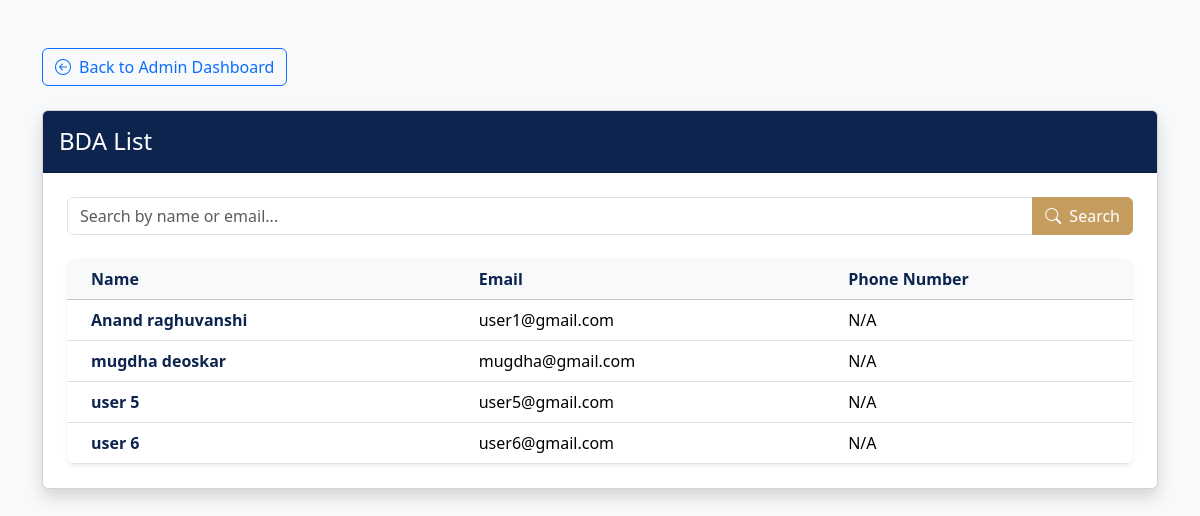
Screenshot of /viewBDAs/ (signed in) with the database file from the repository.
### salesmanPanel/models.py (models this page shows, shortened)
class CustomUser(AbstractUser):
    phone = models.CharField(max_length=15)
    address = models.TextField(blank=True)
    region = models.CharField(max_length=100)
    is_approved = models.BooleanField(default=False)

### salesmanPanel/views.py (the view)
# urls.py: path('viewBDAs/', views.viewBDAs, name='viewBDAs'),
def viewBDAs(request):
    if not request.user.is_superuser:
        return redirect('salesmanDashboard')
    search_query = request.GET.get('q', None)
    bda_queryset = CustomUser.objects.filter(
        is_superuser=False,
        is_approved=True
    )
    if search_query:
        bda_queryset = bda_queryset.filter(
            Q(first_name__icontains=search_query) |
            Q(last_name__icontains=search_query) |
            Q(email__icontains=search_query)
        )
    bda_data = bda_queryset.order_by('first_name')
    context = {
        'bda_list': bda_data,
        'page_title': 'BDA Management',
        'search_query': search_query,  # ✅ Pass the query back to the template
    }
    return render(request, 'salesmanPortal/viewBDAs.html', context)

### templates/salesmanPortal/viewBDAs.html (shortened to what this page needs)
<!DOCTYPE html>
<html lang="en">
<head>
    <link href="https://cdn.jsdelivr.net/npm/bootstrap@5.3.3/dist/css/bootstrap.min.css" rel="stylesheet">
    <link rel="stylesheet" href="https://cdn.jsdelivr.net/npm/bootstrap-icons@1.11.3/font/bootstrap-icons.min.css">
</head>
<body>
    <div class="main-container">
        <div class="container py-5">
            <div class="mb-4">
                <a href="{% url 'viewCategory' %}" class="btn btn-outline-primary">
                    <i class="bi bi-arrow-left-circle me-2"></i>Back to Admin Dashboard
                </a>
            </div>
            <div class="card shadow">
                <div class="card-header bg-custom-theme py-3">
                    <div class="d-flex justify-content-between align-items-center">
                        <h1 class="h4 mb-0">BDA List</h1>
                    </div>
                </div>
                <div class="card-body p-4">
                    <form method="GET" action="{% url 'viewBDAs' %}" class="search-form">
                        <div class="input-group">
                            <input type="text"
                                   name="q"
                                   class="form-control"
                                   placeholder="Search by name or email..."
                                   value="{{ search_query|default:'' }}">
                            <button class="btn btn-custom-gold" type="submit">
                                <i class="bi bi-search me-2"></i>Search
                            </button>
                        </div>
                    </form>
                    <div class="table-container">
                        <div class="table-responsive">
                            <table class="table table-hover align-middle mb-0">
                                <thead class="table-light">
                                    <tr>
                                        <th class="ps-4">Name</th>
                                        <th>Email</th>
                                        <th>Phone Number</th>
                                    </tr>
                                </thead>
                                <tbody>
                                    {% for bda in bda_list %}
                                    <tr class="clickable-row" data-href="{% url 'viewSalesman' bda.email %}">
                                        <td class="fw-bold ps-4">
                                            <a href="{% url 'viewSalesman' bda.email %}">
                                                {{ bda.first_name }} {{ bda.last_name }}
                                            </a>
                                        </td>
                                        <td>{{ bda.email }}</td>
                                        <td>{{ bda.phone_number|default:"N/A" }}</td>
                                    </tr>
                                    {% endfor %}
                                </tbody>
                            </table>
                        </div>
                    </div>
                </div>
            </div>
        </div>
    </div>
</body>
</html>

### templates/salesmanPortal/viewBDAs.html (style rules this page uses)
:root { --dark-blue: #0d244f; --golden: #c59d5f; --light-gold: #f5eeda; }
body { background-color: #f8f9fa; font-family: 'Segoe UI', Tahoma, Geneva, Verdana, sans-serif; }
.card-header.bg-custom-theme { background-color: var(--dark-blue); color: white; }
.btn-custom-gold { background-color: var(--golden); border-color: var(--golden); color: white; }
.clickable-row { cursor: pointer; }
.table th { font-weight: 600; color: var(--dark-blue); }
.fw-bold a { color: var(--dark-blue) !important; text-decoration: none; }
.main-container { max-width: 1200px; margin: 0 auto; }
.search-form { margin-bottom: 1.5rem; }
.table-container { border-radius: 0.5rem; overflow: hidden; box-shadow: 0 0.125rem 0.25rem rgba(0, 0, 0, 0.075); }

### rows the page displays
CustomUser: first_name "Anand", last_name "raghuvanshi", email "user1@gmail.com", phone_number "N/A"
CustomUser: first_name "mugdha", last_name "deoskar", email "mugdha@gmail.com", phone_number "N/A"
CustomUser: first_name "user", last_name "5", email "user5@gmail.com", phone_number "N/A"
CustomUser: first_name "user", last_name "6", email "user6@gmail.com", phone_number "N/A"
